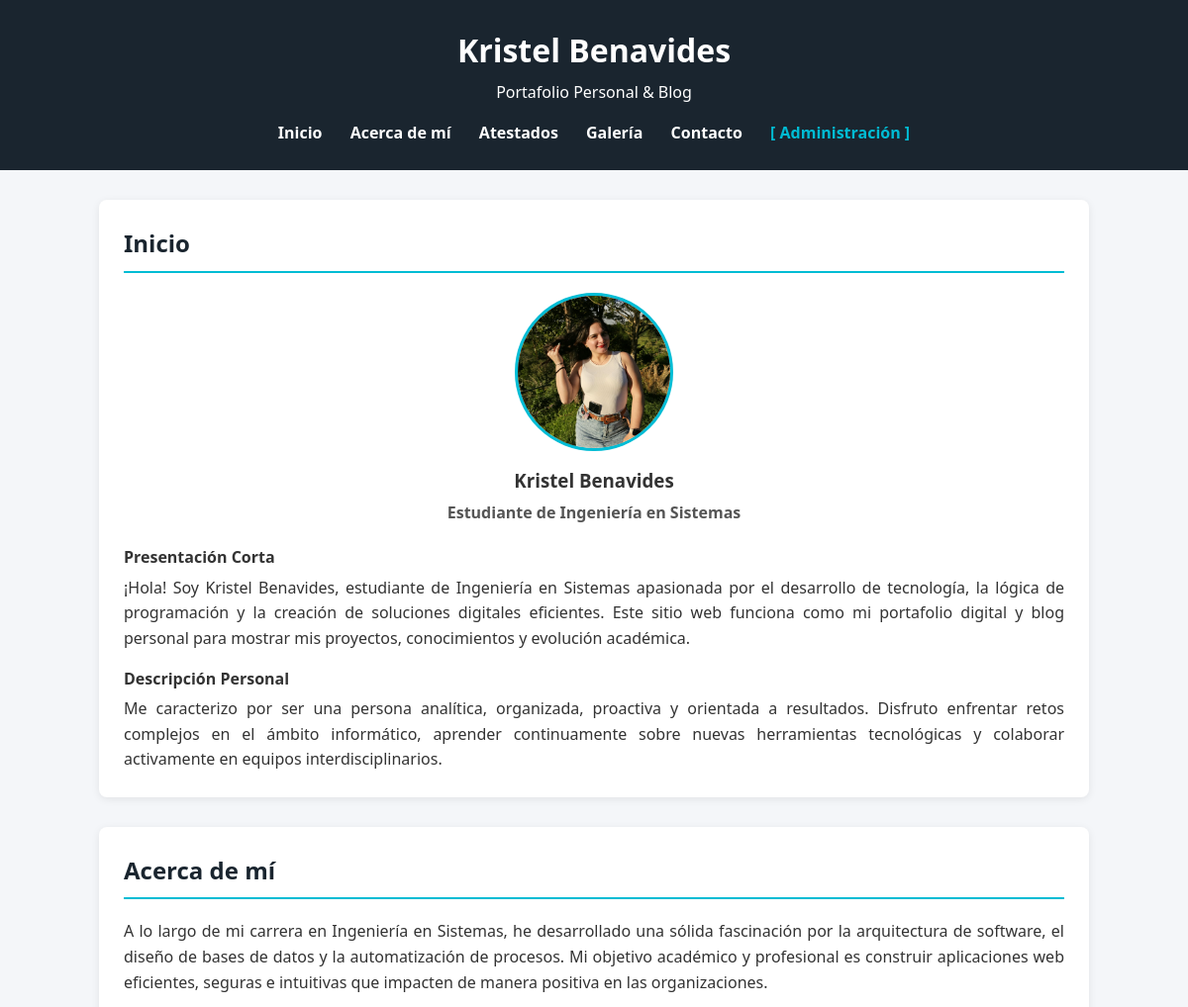
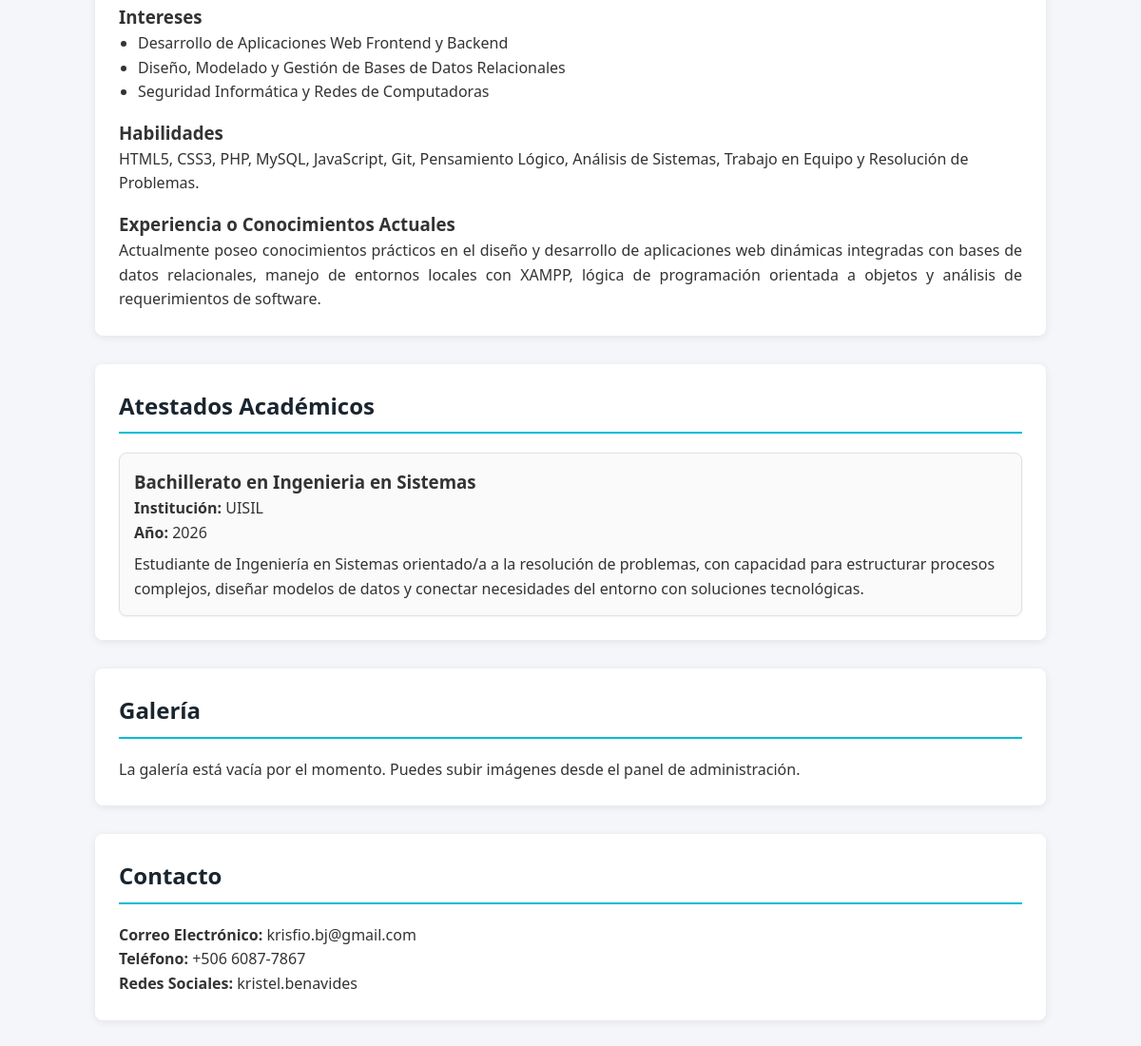
The page / on the database its author committed (2 pictures, top to bottom).
### tables this page shows
CREATE TABLE `atestados` (
  `id` int(11) NOT NULL,
  `titulo` varchar(150) NOT NULL,
  `institucion` varchar(150) NOT NULL,
  `anio` varchar(10) NOT NULL,
  `descripcion` text DEFAULT NULL,
  `imagen` varchar(255) DEFAULT NULL
);

### index.php (the view, shortened to what this page needs)
<?php
include 'config/conexion.php';
$sql_atestados = "SELECT * FROM atestados ORDER BY anio DESC";
$res_atestados = $conexion->query($sql_atestados);
$sql_galeria = "SELECT * FROM galeria ORDER BY fecha_subida DESC";
$res_galeria = $conexion->query($sql_galeria);
?>
<!DOCTYPE html>
<html lang="es">
<head>
    <link rel="stylesheet" href="css/estilo.css">
</head>
<body>
<header>
    <h1>Kristel Benavides</h1>
    <p>Portafolio Personal & Blog</p>
    <nav>
        <a href="#inicio">Inicio</a>
        <a href="#acerca">Acerca de mí</a>
        <a href="#atestados">Atestados</a>
        <a href="#galeria">Galería</a>
        <a href="#contacto">Contacto</a>
        <a href="login.php" style="color: #00bcd4; font-weight: bold;">[ Administración ]</a>
    </nav>
</header>
<section id="inicio">
    <h2>Inicio</h2>
    <img src="uploads/perfil.jpg" alt="Fotografía de perfil de Kristel Benavides" class="perfil-img" onerror="this.src='https://via.placeholder.com/160?text=Kristel+B.'">
    <h3 style="text-align: center; margin-top: 15px;">Kristel Benavides</h3>
    <p style="text-align: center; font-weight: bold; margin-top: 5px; color: #555;">
        Estudiante de Ingeniería en Sistemas
    </p>
    <h4 style="margin-top: 20px;">Presentación Corta</h4>
    <p style="text-align: justify; margin-top: 5px;">
        ¡Hola! Soy Kristel Benavides, estudiante de Ingeniería en Sistemas apasionada por el desarrollo de tecnología, la lógica de programación y la creación de soluciones digitales eficientes. Este sitio web funciona como mi portafolio digital y blog personal para mostrar mis proyectos, conocimientos y evolución académica.
    </p>
    <h4 style="margin-top: 15px;">Descripción Personal</h4>
    <p style="text-align: justify; margin-top: 5px;">
        Me caracterizo por ser una persona analítica, organizada, proactiva y orientada a resultados. Disfruto enfrentar retos complejos en el ámbito informático, aprender continuamente sobre nuevas herramientas tecnológicas y colaborar activamente en equipos interdisciplinarios.
    </p>
</section>
<section id="acerca">
    <h2>Acerca de mí</h2>
    <p style="text-align: justify; margin-bottom: 15px;">
        A lo largo de mi carrera en Ingeniería en Sistemas, he desarrollado una sólida fascinación por la arquitectura de software, el diseño de bases de datos y la automatización de procesos. Mi objetivo académico y profesional es construir aplicaciones web eficientes, seguras e intuitivas que impacten de manera positiva en las organizaciones.
    </p>
    <h3>Intereses</h3>
    <ul style="margin-left: 20px; margin-bottom: 15px;">
        <li>Desarrollo de Aplicaciones Web Frontend y Backend</li>
        <li>Diseño, Modelado y Gestión de Bases de Datos Relacionales</li>
        <li>Seguridad Informática y Redes de Computadoras</li>
    </ul>
    <h3>Habilidades</h3>
    <p style="margin-bottom: 15px;">
        HTML5, CSS3, PHP, MySQL, JavaScript, Git, Pensamiento Lógico, Análisis de Sistemas, Trabajo en Equipo y Resolución de Problemas.
    </p>
    <h3>Experiencia o Conocimientos Actuales</h3>
    <p style="text-align: justify;">
        Actualmente poseo conocimientos prácticos en el diseño y desarrollo de aplicaciones web dinámicas integradas con bases de datos relacionales, manejo de entornos locales con XAMPP, lógica de programación orientada a objetos y análisis de requerimientos de software.
    </p>
</section>
<section id="atestados">
    <h2>Atestados Académicos</h2>
    <div class="grid-atestados">
        <?php if ($res_atestados && $res_atestados->num_rows > 0): ?>
            <?php while($row = $res_atestados->fetch_assoc()): ?>
                <div class="card">
                    <h3><?php echo htmlspecialchars($row['titulo']); ?></h3>
                    <p><strong>Institución:</strong> <?php echo htmlspecialchars($row['institucion']); ?></p>
                    <p><strong>Año:</strong> <?php echo htmlspecialchars($row['anio']); ?></p>
                    <p style="margin-top: 8px;"><?php echo htmlspecialchars($row['descripcion']); ?></p>
                </div>
            <?php endwhile; ?>
        <?php else: ?>
            <p>No se han registrado atestados aún. Agrega algunos desde el panel de administración.</p>
        <?php endif; ?>
    </div>
</section>
<section id="galeria">
    <h2>Galería</h2>
    <div class="grid-galeria">
        <?php if ($res_galeria && $res_galeria->num_rows > 0): ?>
            <?php while($row = $res_galeria->fetch_assoc()): ?>
                <div class="card">
                    <img src="uploads/<?php echo htmlspecialchars($row['imagen']); ?>" alt="Galería">
                    <p style="text-align: center; font-weight: bold; margin-top: 8px;"><?php echo htmlspecialchars($row['titulo']); ?></p>
                </div>
            <?php endwhile; ?>
        <?php else: ?>
            <p>La galería está vacía por el momento. Puedes subir imágenes desde el panel de administración.</p>
        <?php endif; ?>
    </div>
</section>
<section id="contacto">
    <h2>Contacto</h2>
    <p><strong>Correo Electrónico:</strong> krisfio.bj@gmail.com</p>
    <p><strong>Teléfono:</strong> +506 6087-7867</p>
    <p><strong>Redes Sociales:</strong> kristel.benavides</p>
</section>
</body>
</html>

### css/estilo.css (style rules this page uses)
* { margin: 0; padding: 0; box-sizing: border-box; font-family: 'Segoe UI', Tahoma, Geneva, Verdana, sans-serif; }
body { background-color: #f4f6f9; color: #333; line-height: 1.6; }
header { background: #1a252f; color: #ffffff; padding: 25px 0; text-align: center; }
header h1 { font-size: 2em; margin-bottom: 5px; }
nav { margin-top: 15px; }
nav a { color: #ffffff; margin: 0 12px; text-decoration: none; font-weight: bold; transition: color 0.3s; }
section { max-width: 1000px; margin: 30px auto; padding: 25px; background: #ffffff; border-radius: 8px; box-shadow: 0 2px 8px rgba(0,0,0,0.08); }
section h2 { color: #1a252f; border-bottom: 2px solid #00bcd4; padding-bottom: 8px; margin-bottom: 20px; }
.perfil-img { width: 160px; height: 160px; border-radius: 50%; object-fit: cover; display: block; margin: 15px auto; border: 3px solid #00bcd4; }
.grid-galeria, .grid-atestados { display: grid; grid-template-columns: repeat(auto-fit, minmax(260px, 1fr)); gap: 20px; margin-top: 20px; }
.card { border: 1px solid #e0e0e0; border-radius: 8px; padding: 15px; background: #fafafa; box-shadow: 0 1px 3px rgba(0,0,0,0.05); }

### rows shown on the page
atestados: titulo "Bachillerato en Ingenieria en Sistemas", institucion "UISIL", anio "2026", descripcion "Estudiante de Ingeniería en Sistemas orientado/a a la resolución de problemas, con capacidad para estructurar procesos complejos, diseñar modelos de datos y conectar necesidades del entorno con soluciones tecnológicas."
